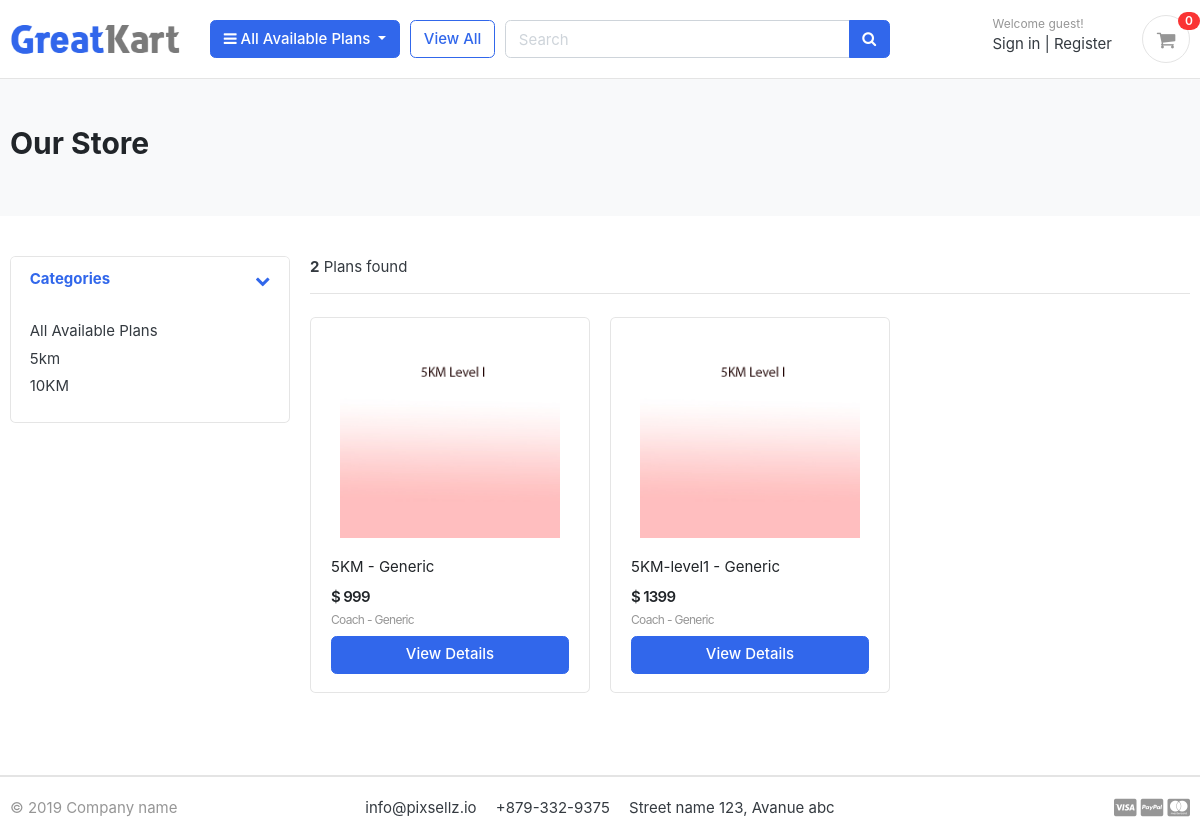
The page /store/ on the database as committed earlier.
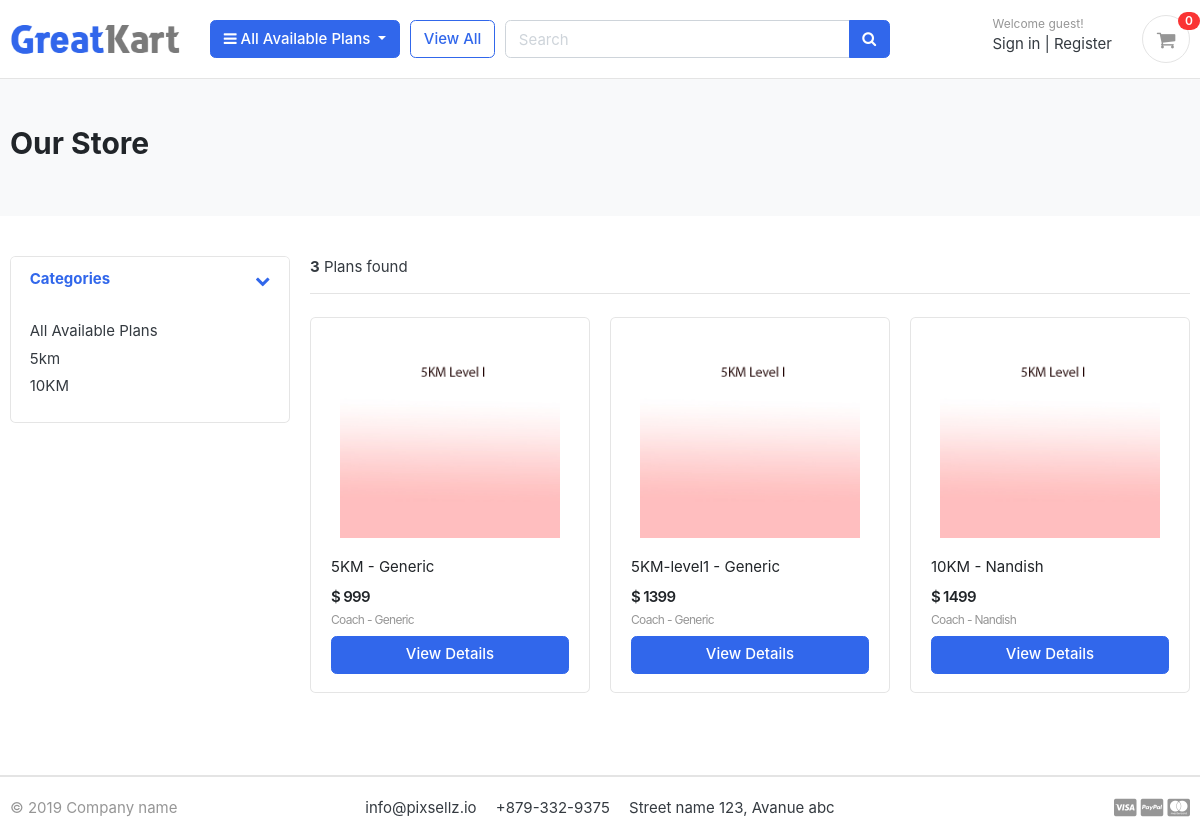
The same page on the database as committed later.
### category/models.py (models this page shows, shortened)
class Category(models.Model):
    category_name = models.CharField(max_length=50, unique=True)
    slug = models.SlugField(max_length=100, unique=True)
    description = models.TextField(max_length=255, blank=True)
    cat_image = models.ImageField(upload_to='photos/categories', blank=True)
    class Meta:
        verbose_name = 'category'
        verbose_name_plural = 'categories'
    def get_url(self):
            return reverse('products_by_category', args=[self.slug])

### store/models.py (models this page shows, shortened)
class Product(models.Model):
    product_name    = models.CharField(max_length=200, unique=True)
    slug            = models.SlugField(max_length=200, unique=True)
    description     = models.TextField(max_length=500, blank=True)
    price           = models.IntegerField()
    images          = models.ImageField(upload_to='photos/products')
    coach           = models.CharField(max_length=500, blank=True, default='Generic')
    is_available    = models.BooleanField(default=True)
    category        = models.ForeignKey(Category, on_delete=models.CASCADE)
    created_date    = models.DateTimeField(auto_now_add=True)
    modified_date   = models.DateTimeField(auto_now=True)
    level           = models.CharField(max_length=255,choices=[('1','Level 1'),('2','Level II'),('3','Level III')],default="1")
    def get_url(self):
        return reverse('product_detail', args=[self.category.slug, self.slug])

### store/views.py (the view)
# urls.py: path('store/', include('store.urls')),
def store(request, category_slug=None):
    categories = None
    products = None
    if category_slug != None:
        categories = get_object_or_404(Category, slug=category_slug)
        products = Product.objects.filter(category=categories, is_available=True)
        paginator = Paginator(products, 6)
        page = request.GET.get('page')
        paged_products = paginator.get_page(page)
        product_count = products.count()
    else:
        products = Product.objects.all().filter(is_available=True).order_by('id')
        paginator = Paginator(products, 6)
        page = request.GET.get('page')
        paged_products = paginator.get_page(page)
        product_count = products.count()
    context = {
        'products': paged_products,
        'product_count': product_count,
    }
    return render(request, 'store/store.html', context)

### carts/context_processors.py (called while the page is built)
def counter(request):
    cart_count = 0
    if 'admin' in request.path:
        return {}
    else:
        try:
            cart = Cart.objects.filter(cart_id=_cart_id(request))
            if request.user.is_authenticated:
                cart_items = CartItem.objects.all().filter(user=request.user)
            else:
                cart_items = CartItem.objects.all().filter(cart=cart[:1])
            for cart_item in cart_items:
                cart_count += cart_item.quantity
        except Cart.DoesNotExist:
            cart_count = 0
    return dict(cart_count=cart_count)

### carts/views.py (called while the page is built)
def _cart_id(request):
    cart = request.session.session_key
    if not cart:
        cart = request.session.create()
    return cart

### category/context_processors.py (called while the page is built)
def menu_links(request):
    links = Category.objects.all()
    return dict(links=links)

### templates/store/store.html (shortened to what this page needs)
{% extends 'base.html' %}
{% load static %}
{% block content %}
<section class="section-pagetop bg">
<div class="container">
	{% if 'search' in request.path %}
		<h2 class="title-page">Search Result</h2>
	{% else %}
		<h2 class="title-page">Our Store</h2>
	{% endif %}
</div>
</section>
<section class="section-content padding-y">
<div class="container">
<div class="row">
	<aside class="col-md-3">
<div class="card">
	<article class="filter-group">
		<header class="card-header">
			<a href="#" data-toggle="collapse" data-target="#collapse_1" aria-expanded="true" class="">
				<i class="icon-control fa fa-chevron-down"></i>
				<h6 class="title">Categories</h6>
			</a>
		</header>
		<div class="filter-content collapse show" id="collapse_1" style="">
			<div class="card-body">
				<ul class="list-menu">
					<li><a href="{% url 'store' %}">All Available Plans</a></li>
					{% for category in links %}
				<li><a href="{{ category.get_url }}">{{ category.category_name }}  </a></li>
					{% endfor %}
				</ul>
			</div>
		</div>
	</article>
</div>
	</aside>
	<main class="col-md-9">
<header class="border-bottom mb-4 pb-3">
		<div class="form-inline">
			<span class="mr-md-auto"><b>{{ product_count }}</b> Plans found </span>
		</div>
</header>
<div class="row">
	{% if products %}
	{% for product in products %}
	<div class="col-md-4">
		<figure class="card card-product-grid">
			<div class="img-wrap">
				<a href="{{ product.get_url }}"><img src="{{ product.images.url }}"></a>
				<br>
			</div>
			<figcaption class="info-wrap">
				<div class="fix-height">
					<a href="{{ product.get_url }}" class="title">{{ product.product_name }} - {{ product.coach }}</a>
					<div class="price-wrap mt-2">
						<span class="price">$ {{ product.price }}</span>
						<br>
						<small class="title text-muted">Coach - {{ product.coach }}</small>
					</div>
				</div>
				<a href="{{ product.get_url }}" class="btn btn-block btn-primary">View Details </a>
			</figcaption>
		</figure>
	</div>
	{% endfor %}
	{% else %}
	<div>
		<h2>No result found. Please try again.</h2>
	</div>
	{% endif %}
</div>
	</main>
</div>
</div>
</section>
{% endblock %}

Rows that differ between the two databases and show on the page:
added Product: images (picture), product_name "10KM", coach "Nandish", price "1499"
Other text that changed with them:
{{ product_count }}: "2" → "3"
